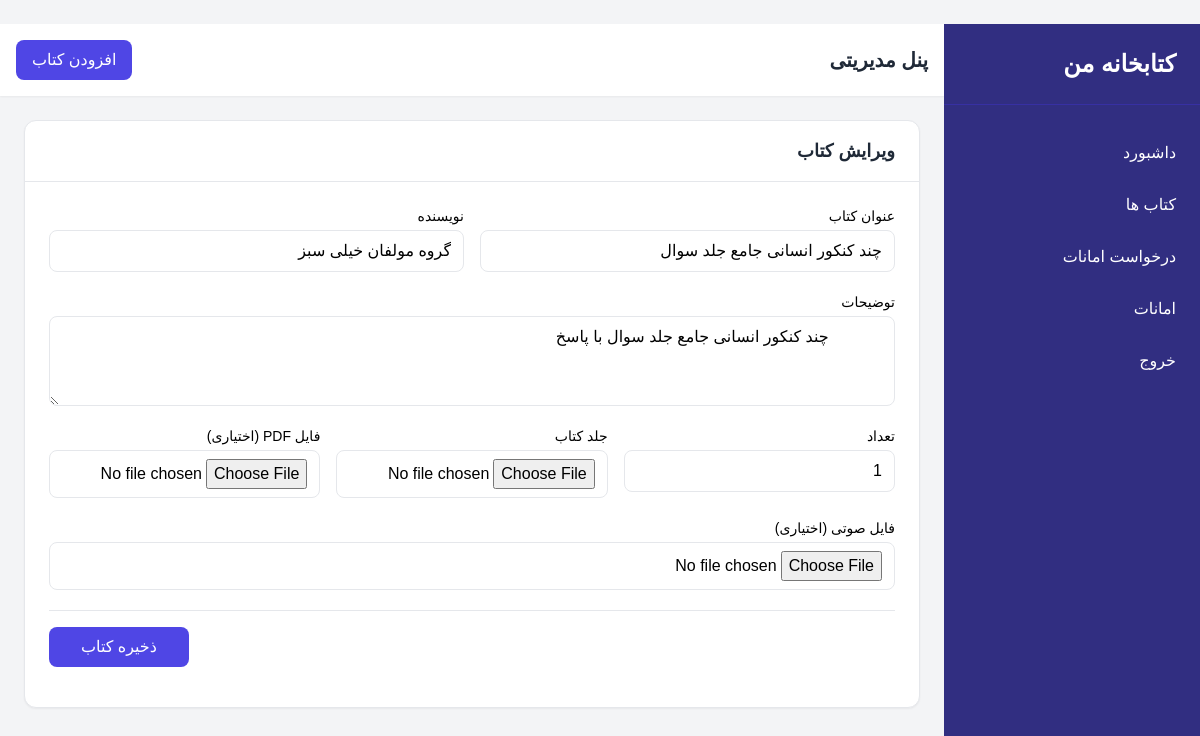
The page /admin/book/edit/4 (signed in) on the database its author committed.
### Model/__init__.py (models this page shows)
class Books(Base):
    __tablename__ = "books"
    id = Column(Integer, primary_key=True)
    title = Column(String, nullable=False)
    author = Column(String, nullable=False)
    description = Column(String, nullable=False)
    front_cover = Column(String, nullable=False)
    pdf_url = Column(String, nullable=True)
    audio_url = Column(String, nullable=True)
    loans = relationship("Loans", back_populates="book")
    reviews = relationship("Review", back_populates="book")
    scores = relationship("Score", back_populates="book")
    total_copies = Column(Integer, nullable=False)
    creator_id = Column(Integer, ForeignKey("users.id"), nullable=False)
    creator = relationship("User", back_populates="books")
    is_disable = Column(Boolean, nullable=True, default=False)
    tags = relationship(
        "Tags",
        secondary=book_tags,
        back_populates="books",
        passive_deletes=True,
    )

### Controller/admin.py (the view)
@router.get("/book/edit/{book_id}")
async def edit_book(book_id:int,request: Request,session: Session = Depends(get_db)):
    book = session.get(Books,book_id)
    return templates.TemplateResponse("admin/book_edit.j2",{"request":request,"book":book})

### templates/admin/book_edit.j2
﻿{% extends 'admin/__layout.j2' %}
{% block body %}
    <div class="p-6">
        <div class="bg-white rounded-xl shadow-sm border border-gray-200 max-w-4xl mx-auto">
            <div class="border-b px-6 py-4">
                <h3 class="text-lg font-bold text-gray-800">
                    ویرایش کتاب
                </h3>
            </div>
            <form action="{{ url_for('edit_book_post',book_id = book.id) }}" method="post" enctype="multipart/form-data" class="p-6 space-y-5">
                <div class="grid grid-cols-1 md:grid-cols-2 gap-4">
                    {{ input("text","عنوان کتاب","title",value = book.title) }}
                    {{ input("text","نویسنده","author",value= book.author) }}
                </div>
                {{ textArea("توضیحات","description",value = book.description) }}
                <div class="grid grid-cols-1 md:grid-cols-3 gap-4">
                    {{ input("number","تعداد","count",value =book.total_copies) }}
                    {{ input("file","جلد کتاب","cover") }}
                    {{ input("file","فایل PDF (اختیاری)","pdf") }}
                </div>
                {{ input("file","فایل صوتی (اختیاری)","audio") }}
                <div class="flex justify-end gap-3 pt-4 border-t">
                    <button
                            type="submit"
                            class="px-8 py-2 rounded-lg bg-indigo-600 text-white hover:bg-indigo-700">
                        ذخیره کتاب
                    </button>
                </div>
            </form>
        </div>
    </div>
{% endblock %}

### templates/macro.j2 (shortened to what this page needs)
{% macro adminSidebarItem(path,url,text) %}
    {% if path == url %}
        <a href="{{ url }}" class="block py-3 px-6 bg-indigo-800 border-r-4 border-white">{{ text }}</a>
    {% else %}
        <a href="{{ url }}" class="block py-3 px-6 hover:bg-indigo-800 transition">{{ text }}</a>
    {% endif %}
{% endmacro %}
{% macro input(type,label,name,args= "",value = Null) %}
    <div>
        <label for="{{ name }}" class="block text-sm font-medium mb-1">{{ label }}</label>
        <input type="{{ type }}" {{ args }} value="{{ value }}" id="{{ name }}" name="{{ name }}"
               class="w-full border rounded-lg px-3 py-2"
        >
    </div>
{% endmacro %}
{% macro textArea(label,name,args= "",value = Null) %}
    <div>
        <label for="{{ name }}" class="block text-sm font-medium mb-1">{{ label }}</label>
        <textarea name="{{ name }}" {{ args }}  id="{{ name }}" rows="3"
                  class="w-full border rounded-lg px-3 py-2">
            {{ value }}
        </textarea>
    </div>
{% endmacro %}

### templates/admin/__layout.j2 (style rules this page uses)
body { font-family: 'Vazirmatn', sans-serif; }

### rows shown on the page
Books: title "چند کنکور انسانی جامع جلد سوال", author "گروه مولفان خیلی سبز", description "چند کنکور انسانی جامع جلد سوال با پاسخ"

### other values the page prints
{{ text }} "داشبورد کتاب ها درخواست امانات امانات خروج"
{{ label }} "عنوان کتاب نویسنده تعداد جلد کتاب فایل PDF (اختیاری) فایل صوتی (اختیاری)"
{{ label }} "توضیحات"
